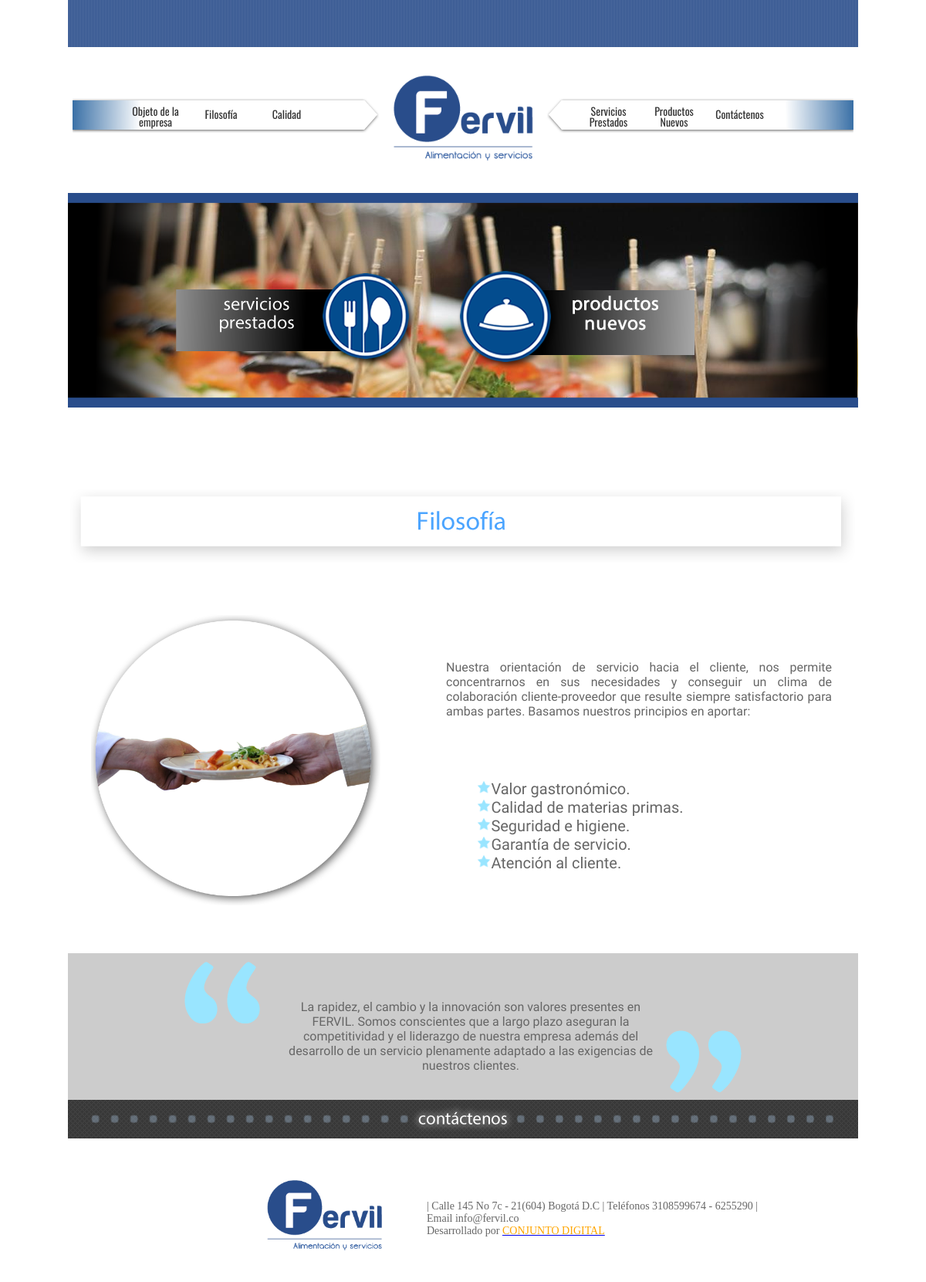
/filosofia.php, run on the app's committed database.
### tables this page shows
CREATE TABLE IF NOT EXISTS `imagen` (
  `id_imagen` int(11) NOT NULL AUTO_INCREMENT,
  `nombre` varchar(50) DEFAULT NULL,
  `ubicacion` varchar(50) DEFAULT NULL,
  PRIMARY KEY (`id_imagen`)
);

CREATE TABLE IF NOT EXISTS `pagina` (
  `id_pagina` int(11) NOT NULL AUTO_INCREMENT,
  `titulo` varchar(50) DEFAULT NULL,
  `id_producto` int(11) DEFAULT NULL,
  `id_servicio` int(11) DEFAULT NULL,
  `id_imagen` int(11) DEFAULT NULL,
  `id_texto` int(11) DEFAULT NULL,
  `texto` text,
  `fecha` date DEFAULT NULL,
  PRIMARY KEY (`id_pagina`),
  KEY `FK_pagina_productos` (`id_producto`),
  KEY `FK_pagina_servicios` (`id_servicio`),
  KEY `FK_pagina_imagen` (`id_imagen`),
  KEY `FK_pagina_texto` (`id_texto`),
  CONSTRAINT `FK_pagina_imagen` FOREIGN KEY (`id_imagen`) REFERENCES `imagen` (`id_imagen`) ON DELETE CASCADE ON UPDATE CASCADE,
  CONSTRAINT `FK_pagina_productos` FOREIGN KEY (`id_producto`) REFERENCES `productos` (`id_producto`) ON DELETE CASCADE ON UPDATE CASCADE,
  CONSTRAINT `FK_pagina_servicios` FOREIGN KEY (`id_servicio`) REFERENCES `servicios` (`id_servicios`) ON DELETE CASCADE ON UPDATE CASCADE,
  CONSTRAINT `FK_pagina_texto` FOREIGN KEY (`id_texto`) REFERENCES `texto` (`id_texto`) ON DELETE CASCADE ON UPDATE CASCADE
);

### backend/Model/conexion.php (called while the page is built, shortened)
<?php
class Conexion {
    private $db;
    public function __construct() {
        $this->db = $this->conectar();
    }
    public static function conectar() {
        $link = mysql_connect('localhost', 'root', '');
        return $link;
    }
    public function query($sql) {
        return mysql_query($sql, $this->db);
    }
    public function fetch($query) {
        return mysql_fetch_assoc($query);
    }
}

### backend/Model/claseController.php (called while the page is built, shortened)
<?php
require_once ('consumir.php');
$model = new modeloPrueba();
$contenido = $model->getContenido();
$imagenes = $model->getImagenes();

### backend/Model/consumir.php (called while the page is built, shortened)
<?php
require_once ('conexion.php');
class modeloPrueba {
    private $db;
    public function __construct() {
        $this->db = new Conexion();
    }
    public function getContenido() {
        $sql = "
        SELECT pagina.id_pagina, pagina.texto
        FROM pagina
        WHERE texto IS NOT NULL";
        $query = $this->db->query($sql);
        $array = array();
        while ($rows = $this->db->fetch($query)) {
            $array[] = $rows;
        }
        return $array;
    }
    public function getImagenes() {
        $sql = "
            SELECT id_imagen, nombre, ubicacion
            FROM imagen
            WHERE ubicacion IS NOT NULL";
        $query = $this->db->query($sql);
        $arrayImg = array();
        while ($rows = $this->db->fetch($query)) {
            $arrayImg [] = $rows;
        }
        return $arrayImg;
    }
}

### filosofia.php (the view, shortened to what this page needs)
<?php
require_once 'backend/Model/claseController.php';
?>
<!DOCTYPE html PUBLIC "-//W3C//DTD XHTML 1.0 Transitional//EN" "http://www.w3.org/TR/xhtml1/DTD/xhtml1-transitional.dtd">
<html xmlns="http://www.w3.org/1999/xhtml">
    <head>
        <link href="css/estilos.css" rel="stylesheet" type="text/css" />
                </head>
                <body>
                    <div id="contenedor">
                        <div id="cabezote">
                            <div id="franja"></div>
                            <div id="ContMenu">
                                <div id="menu1">
                                    <ul class="ContMenu1">
                                        <a href="index.php"><li class="item2">Objeto de la empresa</li></a>
                                        <a href="filosofia.php"><li class="item1">Filosofía</li></a>
                                        <a href="calidad.php"><li class="item1">Calidad</li></a>
                                    </ul>
                                </div>
                                <div id="logo"><img src="<?php echo $imagenes[0]['ubicacion']; ?>" width="100%"/></div>
                                <div id="menu2">
                                    <ul class="ContMenu2">
                                        <a href="servicios.php"><li class="item2">Servicios Prestados</li></a>
                                        <a href="productos.php"><li class="item2">Productos Nuevos</li></a>
                                        <a href="contacto.html"><li class="item1">Contáctenos</li></a>
                                    </ul>
                                </div>
                            </div>
                        </div>
                        <div id="banner">
                            <ul class="ContBanner">
                                <li class="servicios"><a href="servicios.php"><img src="<?php echo $imagenes[28]['ubicacion']; ?>" /></a></li>
                                <li class="productos"><a href="productos.php"><img src="<?php echo $imagenes[22]['ubicacion']; ?>" /></a></li>
                        </div>
                    </div>
                    <div id="filosofia">
                        <img src="<?php echo $imagenes[10]['ubicacion']; ?>"/>
                    </div>
                    <div id="orientación">
                        <div id="imagen3">
                            <img src="<?php echo $imagenes[18]['ubicacion']; ?>" width="100%"/>
                        </div>
                        <div id="texto">
                            <p class="texto2" style="text-align:justify;">
                                <?php echo $contenido[8]['texto']; ?><br/>
                                 <br/>
                            </p>
                            <p class="texto4">
                                <img src="<?php echo $imagenes[9]['ubicacion']; ?>" width="4%"/><?php echo $contenido[9]['texto']; ?><br/>
                                <img src="<?php echo $imagenes[9]['ubicacion']; ?>" width="4%"/><?php echo $contenido[10]['texto']; ?><br/>
                                <img src="<?php echo $imagenes[9]['ubicacion']; ?>" width="4%"/><?php echo $contenido[11]['texto']; ?><br/>
                                <img src="<?php echo $imagenes[9]['ubicacion']; ?>" width="4%"/><?php echo $contenido[12]['texto']; ?><br/>
                                <img src="<?php echo $imagenes[9]['ubicacion']; ?>" width="4%"/><?php echo $contenido[13]['texto']; ?><br/>
                            </p>
                        </div>
                    </div>
                    <div id="comillas">
                        <div id="comilla1">
                            <img src="<?php echo $imagenes[4]['ubicacion']; ?>" width="100%"/>
                        </div>
                        <div id="textofilosofia">
                            <p class="texto5">
                               <?php echo $contenido[14]['texto']; ?>
                            </p>
                        </div>
                        <div id="comilla2">
                            <img src="<?php echo $imagenes[5]['ubicacion']; ?>" width="100%"/>
                        </div>
                    </div>
                    <div id="footer">
                        <div id="contactenos"></div>
                        <div id="fervil">
                            <div id="logo1"><img src="<?php echo $imagenes[0]['ubicacion']; ?>" width="100%"/></div>
                            <div id="info">
                                <p class="texto3">
                                    | Calle 145 No 7c - 21(604) Bogotá D.C |  Teléfonos 3108599674  -  6255290 |
                                    <br/>  Email  info@fervil.co
                                    <br/>  Desarrollado por  <a href="http://www.conjuntodigital.com"> <font color="orange">CONJUNTO DIGITAL</font> </a>
                                </p>
                            </div>
                        </div>
                    </div>
                </body>
                </html>

### css/estilos.css (style rules this page uses)
body { margin:0px; padding:0px; font-family: 'Futura-CondensedMedium'; src:url(../fonts/Futura-CondensedMedium.ttf) format('truetype'); }
#contenedor { width:1024px; height:auto; margin:0 auto; }
#cabezote { width:1024px; height:250px; margin:0 auto; }
#franja { width:1024px; height:61px; margin:0 auto; background: url(../images/azul.png); }
#ContMenu { width:1024px; height:160px; margin:0 auto; margin-top:20px; }
#menu1 { width:400px; height:100px; float:left; margin-top:40px; margin-left:6px; background:url(../images/menu2.fw.png) no-repeat; background-size:contain; }
#logo { width:200px; height:174px; float:left; margin-left:6px; }
#menu2 { width:400px; height:100px; float:left; margin-top:40px; margin-left:6px; background:url(../images/menu1.png) no-repeat; background-size:contain; }
.ContMenu1 { width:400px; height:50px; float:left; margin:0 auto; margin-left:25px; list-style:none; margin-top:10px; }
.ContMenu2 { width:400px; height:50px; float:left; margin:0 auto; list-style:none; margin-top:10px; }
.item1 { width:85px; height:38px; float:left; color:#333; text-align:center; font-family: 'Oswald', sans-serif; font-size:14px; padding-top:6px; font-weight:normal; }
.item2 { width:85px; height:38px; float:left; color:#333; text-align:center; font-family: 'Oswald', sans-serif; font-size:14px; padding-top:6px; line-height:14px; font-weight:normal; }
#banner { margin:0 auto; width:1024px; height:370px; background:url(../images/imghome.png); background-size: 100% 75%; background-repeat: no-repeat; }
.ContBanner { width:95%; height:auto; margin:0 auto; }
.servicios { width:330px; height:150px; float:left; margin-top:80px; margin-left:80px; list-style:none; }
.productos { width:330px; height:150px; float:left; margin-top:80px; margin-left:40px; list-style:none; }
.texto2 { font-family: 'PT Sans Narrow', sans-serif; text-align:left; font-size:16px; color:#666; margin-left:50px; margin-top:100px; }
.texto4 { font-family: 'PT Sans Narrow', sans-serif; text-align:left; font-size:20px; color:#666; margin-left:90px; margin-top:60px; }
#footer { width:1024px; height:250px; margin:0 auto; }
#contactenos { width:1024px; height:50px; background:url(../images/contactenos.png); }
#fervil { width:1000; height:200; background:#9FF; }
#logo1 { width:165px; height:120px; float:left; margin-top:40px; margin-left:250px; }
#info { width:500px; height:120px; float:left; margin-top:20px; margin-left:20px; }
.texto3 { font-family:'Futura-CondensedMedium'; text-align:left; font-size:14px; color:#666; margin-left:30px; margin-top:60px; }
#filosofia { width:1024px; height:115px; margin:0 auto; }
#orientación { width:1024px; height:500px; margin:0 auto; }
#imagen3 { width:400px; height:400px; float:left; margin-left:30px; margin-top:60px; }
#texto { width:550px; height:450px; float:left; margin-left:10px; margin-top:20px; }
#comillas { width:1024px; height:190px; margin:0 auto; background:#CCC; }
#textofilosofia { width:500px; height:100px; margin:0 auto; margin-top:-60px; }
.texto5 { font-family: 'PT Sans Narrow', sans-serif; text-align:center; font-size:16px; color:#666; margin-left:20px; margin-top:20px; }
#comilla1 { width:100px; height:100px; margin-left:150px; }
#comilla2 { width:100px; height:100px; float:right; margin-right:150px; margin-top:-70px; }

### data on the page
imagen: ubicacion (picture)
imagen: ubicacion (picture)
imagen: ubicacion (picture)
imagen: ubicacion (picture)
imagen: ubicacion (picture)
pagina: texto "Nuestra orientación de servicio hacia el cliente, nos permite concentrarnos en sus necesidades y conseguir un clima de colaboración cliente-proveedor que resulte siempre satisfactorio para ambas partes. Basamos nuestros principios en aportar:"
imagen: ubicacion (picture)
pagina: texto "Valor gastronómico."
pagina: texto "Calidad de materias primas."
pagina: texto "Seguridad e higiene."
pagina: texto "Garantía de servicio."
pagina: texto "Atención al cliente."
imagen: ubicacion (picture)
pagina: texto "La rapidez, el cambio y la innovación son valores presentes en FERVIL. Somos conscientes que a largo plazo aseguran la competitividad y el liderazgo de nuestra empresa además del desarrollo de un servicio plenamente adaptado a las exigencias de nuestros clientes."
imagen: ubicacion (picture)
